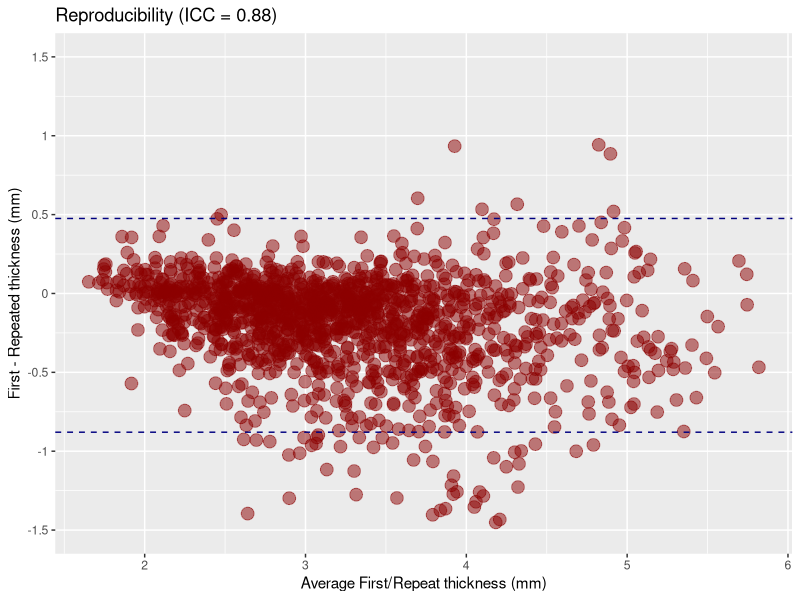
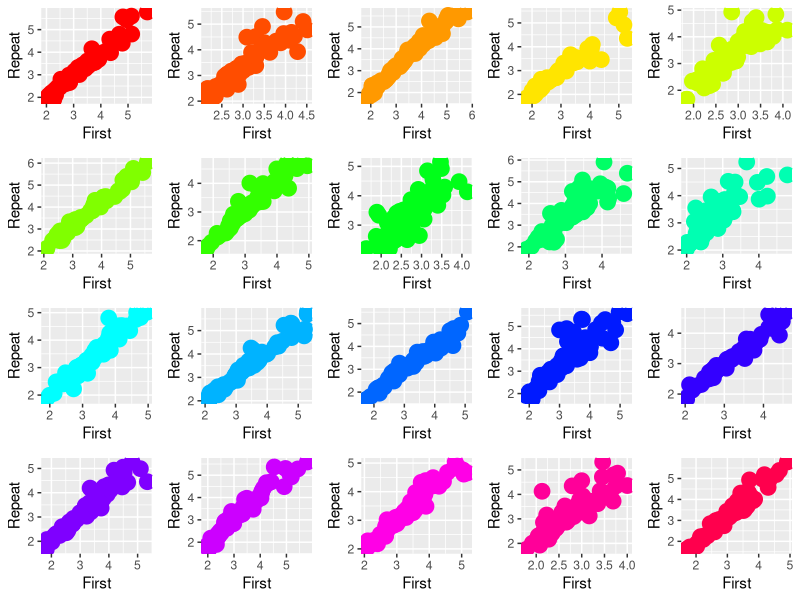

Here is the R script that generated these plots, in order:
library( psych )
library( ggplot2 )
library( gridExtra )

oasis <- read.csv( "../labelresultsPairwiseFreesurferO.csv" )

#
# The repeat scan is listed at every other row, i.e.
#
#    subject 1, scan 1, ...
#    subject 1, scan 2, ...
#    subject 2, scan 1, ...
#    subject 2, scan 2, ...
#

subjectID <- paste0( "S", c( 1:( 0.5 * ( nrow( oasis ) ) ) ) )
scanOrder <- rep( c( "First", "Repeat" ), 0.5 * ( nrow( oasis ) ) )

repeatabilityDataFrame <- data.frame( oasis )
repeatabilityDataFrame$ID <- as.factor( subjectID )
repeatabilityDataFrame$ScanOrder <- as.factor( scanOrder )
repeatabilityDataFrame$SEX <- as.factor( repeatabilityDataFrame$SEX )
repeatabilityDataFrame$SITE <- as.factor( repeatabilityDataFrame$SITE )

numberOfRegions <- ncol( oasis ) - 5;

iccData <- data.frame( First = as.vector( data.matrix( repeatabilityDataFrame[which( repeatabilityDataFrame$ScanOrder == "First" ), 6:ncol( oasis )] ) ),
                       Repeat = as.vector( data.matrix( repeatabilityDataFrame[which( repeatabilityDataFrame$ScanOrder == "Repeat" ), 6:ncol( oasis )] ) ) )

iccData <- na.omit( iccData )
iccResults <- ICC( iccData )

# Intraclass correlation coefficients
#                          type  ICC  F  df1  df2 p lower bound
# Single_raters_absolute   ICC1 0.83 11 1323 1324 0        0.82
# Single_random_raters     ICC2 0.84 12 1323 1323 0        0.80
# Single_fixed_raters      ICC3 0.85 12 1323 1323 0        0.83
# Average_raters_absolute ICC1k 0.91 11 1323 1324 0        0.90
# Average_random_raters   ICC2k 0.91 12 1323 1323 0        0.89
# Average_fixed_raters    ICC3k 0.92 12 1323 1323 0        0.91
#                         upper bound
# Single_raters_absolute         0.85
# Single_random_raters           0.87
# Single_fixed_raters            0.86
# Average_raters_absolute        0.92
# Average_random_raters          0.93
# Average_fixed_raters           0.93
#
#  Number of subjects = 1324     Number of Judges =  2


iccData$Difference <- iccData$First - iccData$Repeat
iccData$Average <- 0.5 * ( iccData$First + iccData$Repeat )

upperLineIntercept <- mean( iccData$Difference ) + 1.96 * sd( iccData$Difference )
lowerLineIntercept <- mean( iccData$Difference ) - 1.96 * sd( iccData$Difference )

repeatabilityPlot <- ggplot( iccData, aes( x = Average, y = Difference ) ) +
                geom_point( colour = "darkred", size = 4, alpha = 0.5 ) +
                geom_hline( aes( yintercept = upperLineIntercept ), colour = "navyblue", linetype = "dashed" ) +
                geom_hline( aes( yintercept = lowerLineIntercept ), colour = "navyblue", linetype = "dashed" ) +
                scale_x_continuous( "Average First/Repeat thickness (mm)" ) +
                scale_y_continuous( "First - Repeated thickness (mm)", breaks = seq( -1.5, 1.5, by = 0.5 ), labels = seq( -1.5, 1.5, by = 0.5 ), limits = c( -1.5, 1.5 ) ) +
                ggtitle( paste0( "Reproducibility (ICC = ", round( iccResults$results[2,2], digits = 2 ), ")" ) )
ggsave( filename = paste( "reproducibilityBA.pdf", sep = "" ), plot = repeatabilityPlot, width = 8, height = 6, units = 'in' )

################################# do individual subject plots



# plotData <- data.frame( Subject = factor( rep.int( subjectID, numberOfRegions ), levels = subjectID ),
#                         First = as.vector( data.matrix( repeatabilityDataFrame[which( repeatabilityDataFrame$ScanOrder == "First" ), 6:ncol( oasis )] ) ),
#                         Repeat = as.vector( data.matrix( repeatabilityDataFrame[which( repeatabilityDataFrame$ScanOrder == "Repeat" ), 6:ncol( oasis )] ) ) )
#
# myPlot <- ggplot( plotData, aes( x = First, y = Repeat ) ) +
#           geom_point( aes( colour = Subject ), alpha = 0.5, size = 3 )

colors <- rainbow( length( subjectID ) )


subjectPlots <- list()
for( i in 1:length( subjectID ) )
  {
		plotData <- data.frame( First = as.vector( data.matrix( repeatabilityDataFrame[2*i-1,6:ncol( oasis )] ) ),
																										Repeat = as.vector( data.matrix( repeatabilityDataFrame[2*i,6:ncol( oasis )] ) ) )

		subjectPlots[[i]] <- ggplot( plotData, aes( x = First, y = Repeat ) ) +
												             geom_point( colour = colors[i], alpha = 1.0, size = 5 )
#   ggsave( filename = paste0( "~/Desktop/reproducibility", i, ".pdf" ), plot = myPlot, width = 8, height = 8, units = 'in' )
  }

pdf( paste0( "allSubjects.pdf" ), width = 20, height = 16 )
do.call("grid.arrange", c(subjectPlots, ncol=5))
dev.off()



